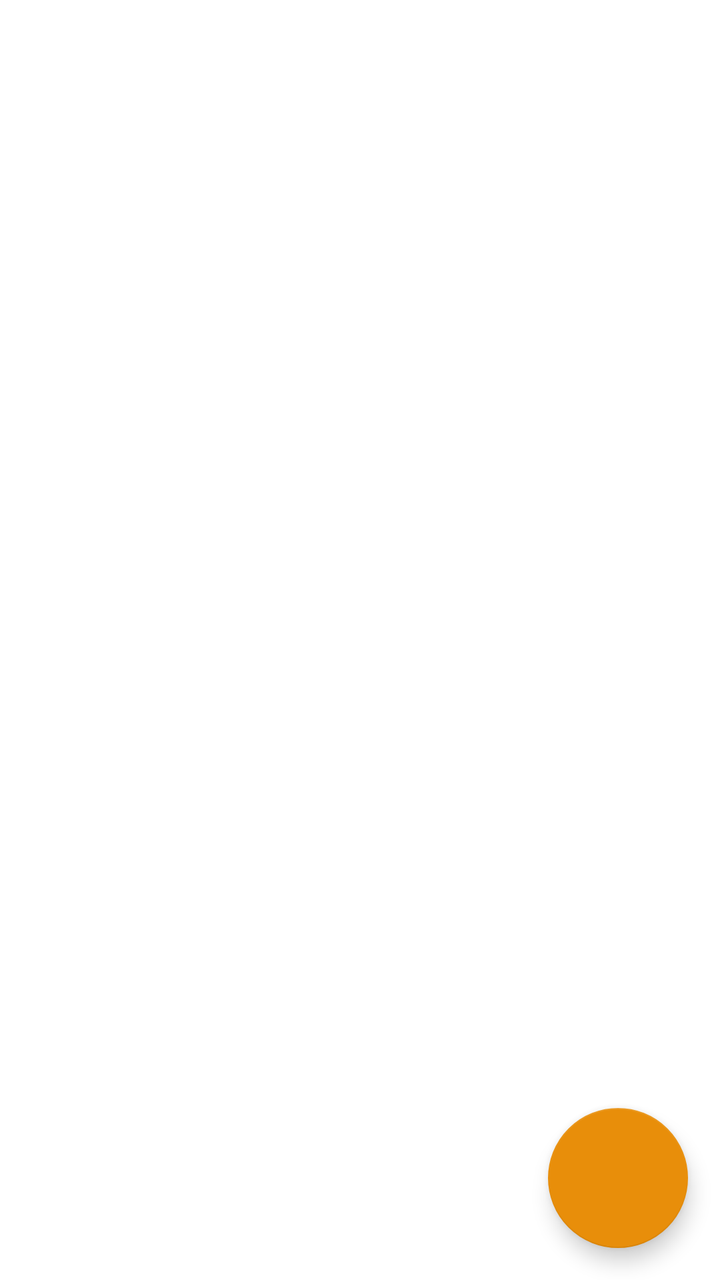
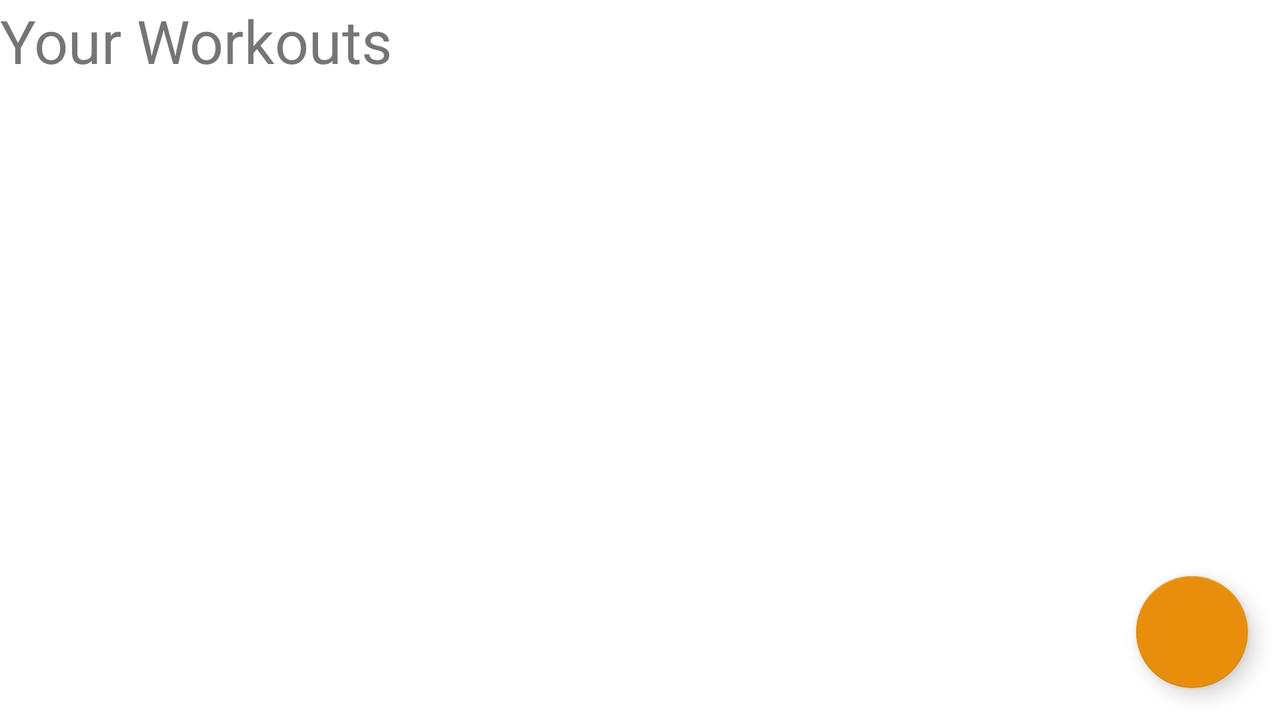

First picture: res/layout/ on a phone held upright. Second picture: the repository's own variant of that layout, on a device whose configuration matches the variant's folder. Source for both follows.
<!-- AndroidManifest.xml: application theme Theme.HIITTimer -->
<!-- res/layout/fragment_home.xml -->
<?xml version="1.0" encoding="utf-8"?>
<FrameLayout xmlns:android="http://schemas.android.com/apk/res/android"
    xmlns:tools="http://schemas.android.com/tools"
    android:layout_width="match_parent"
    android:layout_height="match_parent"
    xmlns:app="http://schemas.android.com/apk/res-auto"
    tools:context=".screens.homeFragment">


    <LinearLayout
        android:layout_width="match_parent"
        android:layout_height="match_parent"
        android:orientation="vertical">

        <androidx.recyclerview.widget.RecyclerView
            android:id="@+id/recycler_view"
            android:layout_width="match_parent"
            android:layout_height="match_parent"
            android:layout_weight="1"
            app:layoutManager="LinearLayoutManager" />

    </LinearLayout>

    <com.google.android.material.floatingactionbutton.FloatingActionButton
        android:id="@+id/createWorkout"
        android:layout_width="70dp"
        android:layout_height="70dp"
        android:layout_gravity="end|bottom"
        android:layout_margin="16dp"
        android:scaleType="center"
        android:src="@drawable/add_symbol"
        android:textAlignment="center"
        app:fabCustomSize="70dp" />

</FrameLayout>
<!-- resources referenced by this layout -->
<resources>
  <style name="Theme.HIITTimer" parent="Theme.MaterialComponents.DayNight.DarkActionBar">
          
          <item name="colorPrimary">@color/grey</item>
          <item name="colorPrimaryVariant">@color/grey</item>
          <item name="colorOnPrimary">@color/white</item>
          
          <item name="colorSecondary">@color/orange</item>
          <item name="colorSecondaryVariant">@color/orange</item>
          <item name="colorOnSecondary">@color/white</item>
          
          <item name="android:statusBarColor" tools:targetApi="l">?attr/colorPrimaryVariant</item>
          
      </style>
  <color name="grey">#454545</color>
  <color name="white">#FFFFFFFF</color>
  <color name="orange">#E88E0A</color>
</resources>
<!-- res/layout-land/fragment_home.xml (the repository's variant of the layout above) -->
<!-- drawn on the phone turned sideways -->
<?xml version="1.0" encoding="utf-8"?>
<FrameLayout xmlns:android="http://schemas.android.com/apk/res/android"
    xmlns:tools="http://schemas.android.com/tools"
    android:layout_width="match_parent"
    android:layout_height="match_parent"
    xmlns:app="http://schemas.android.com/apk/res-auto"
    tools:context=".screens.homeFragment">


    <LinearLayout
        android:layout_width="match_parent"
        android:layout_height="match_parent"
        android:orientation="vertical">


        <TextView
            android:id="@+id/textView2"
            android:layout_width="match_parent"
            android:layout_height="117dp"
            android:layout_weight="1"
            android:text="@string/yourWorkouts"
            android:textSize="30sp" />

        <androidx.recyclerview.widget.RecyclerView
            android:id="@+id/recycler_view"
            android:layout_width="match_parent"
            android:layout_height="match_parent"
            android:layout_weight="1"
            app:layoutManager="LinearLayoutManager"/>

    </LinearLayout>

    <com.google.android.material.floatingactionbutton.FloatingActionButton
        android:id="@+id/createWorkout"
        android:layout_width="wrap_content"
        android:layout_height="wrap_content"
        android:layout_gravity="end|bottom"
        android:layout_margin="16dp"
        android:scaleType="center"
        android:src="@drawable/add_symbol" />

</FrameLayout>
<!-- resources referenced by the variant -->
<!-- as the phone turned sideways resolves them -->
<resources>
  <string name="yourWorkouts">Your Workouts</string>
  <style name="Theme.HIITTimer" parent="Theme.MaterialComponents.DayNight.DarkActionBar">
          
          <item name="colorPrimary">@color/grey</item>
          <item name="colorPrimaryVariant">@color/grey</item>
          <item name="colorOnPrimary">@color/white</item>
          
          <item name="colorSecondary">@color/orange</item>
          <item name="colorSecondaryVariant">@color/orange</item>
          <item name="colorOnSecondary">@color/white</item>
          
          <item name="android:statusBarColor" tools:targetApi="l">?attr/colorPrimaryVariant</item>
          
      </style>
  <color name="grey">#454545</color>
  <color name="white">#FFFFFFFF</color>
  <color name="orange">#E88E0A</color>
</resources>
